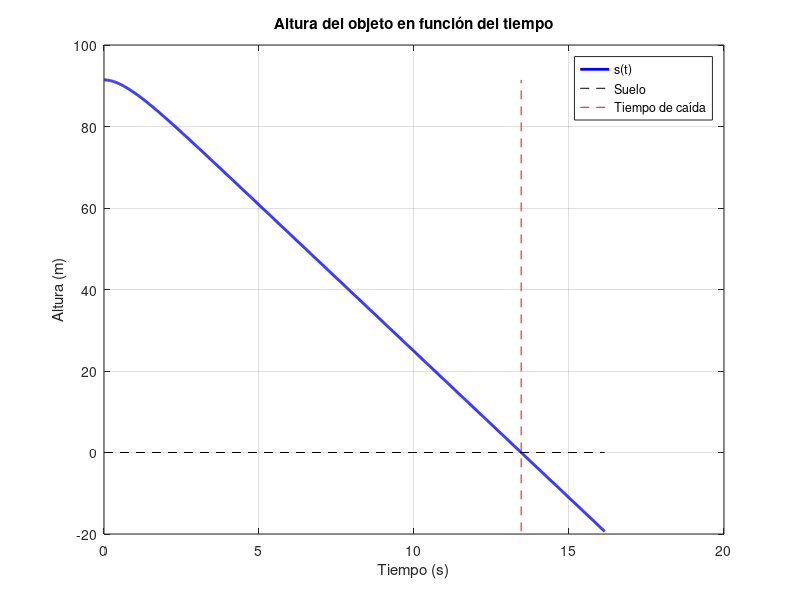

The MATLAB script that drew this image:
% Ejercicio 6-TP4  Método de punto fijo para encontrar el tiempo de caída de un objeto
% Borramos las variables previas y la ventana de comandos
clc; clear; close all
% Definición de parámetros
s0  = 91.44;   % altura inicial en metros
m   = 0.11;    % masa en kg
g   = 9.8;     % aceleración gravitacional en m/s^2
k   = 0.15;    % coeficiente de resistencia del aire en kg·seg/m
tol = 0.01;    % tolerancia de error en segundos
% Función s(t) que da la altura en función del tiempo
s = @(t) s0 - (m*g/k)*t + (m^2*g/k^2)*(1 - exp(-k*t/m));
% Para aplicar el método de punto fijo, despejamos t de s(t) = 0
% Reescribimos como t = G(t) donde G es la función de iteración
G = @(t) (s0 + (m^2*g/k^2)*(1 - exp(-k*t/m)))/(m*g/k);
% Estimación inicial: caída libre sin resistencia del aire
t0 = sqrt(2*s0/g);
fprintf('Estimación inicial t0 = %.6f segundos\n', t0);
% Implementación del método de punto fijo
max_iter = 100;
t_actual = t0;
iter     = 0;
error    = tol + 1;  % Inicializar con un valor mayor que la tolerancia
fprintf('Iteración | t_actual | t_nuevo | Error | s(t)\n');
fprintf('----------|----------|---------|-------|--------\n');
while error > tol && iter < max_iter
    t_nuevo = G(t_actual);
    error   = abs(t_nuevo - t_actual);
    altura  = s(t_nuevo);
    fprintf('%9d | %8.6f | %7.6f | %5.6f | %7.6f\n', iter, t_actual, t_nuevo, error, altura);
    t_actual = t_nuevo;
    iter     = iter + 1;
end
% Verificar si el método convergió
if iter < max_iter
    fprintf('\nEl método convergió después de %d iteraciones.\n', iter);
    fprintf('El tiempo de caída es aproximadamente %.6f segundos.\n', t_actual);
    fprintf('La altura en ese tiempo es %.10f metros.\n', s(t_actual));
else
    fprintf('\nEl método no convergió después de %d iteraciones.\n', max_iter);
end
% Gráfica de la altura en función del tiempo
t_rango = linspace(0, t_actual*1.2, 1000);
alturas = zeros(size(t_rango));
for i = 1:length(t_rango)
    alturas(i) = s(t_rango(i));
end
figure;
plot(t_rango, alturas, 'b-', 'LineWidth', 2);
hold on;
plot([0, t_actual*1.2], [0, 0], 'k--');  % Línea del suelo
plot([t_actual, t_actual], [min(alturas), max(alturas)], 'r--');  % Tiempo de caída
grid on;
xlabel('Tiempo (s)');
ylabel('Altura (m)');
title('Altura del objeto en función del tiempo');
legend('s(t)', 'Suelo', 'Tiempo de caída');